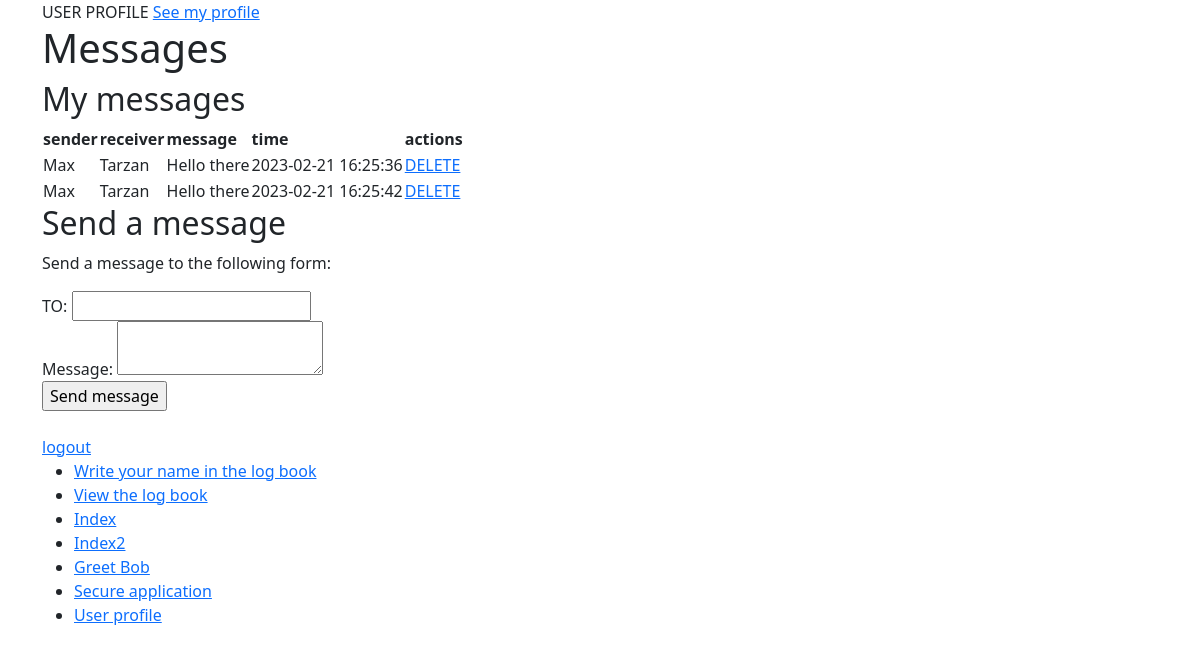
The app's page /User/profile (signed in), older data.
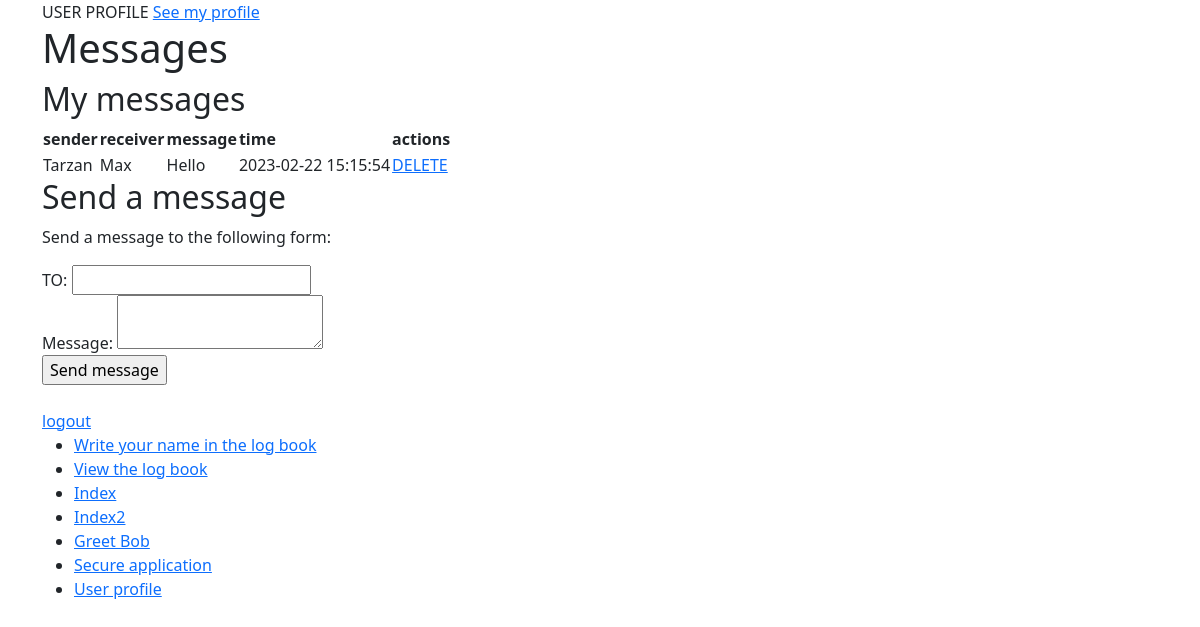
The same page, newer data.
### tables this page shows
CREATE TABLE `message` (
  `message_id` int(11) NOT NULL,
  `sender` int(11) NOT NULL,
  `receiver` int(11) NOT NULL,
  `message` text NOT NULL,
  `timestamp` timestamp NOT NULL DEFAULT current_timestamp()
);

CREATE TABLE `user` (
  `user_id` int(11) NOT NULL,
  `username` varchar(50) NOT NULL,
  `password_hash` varchar(72) NOT NULL
);

### app/core/Controller.php (called while the page is built, shortened)
<?php
class Controller{
	function view($name, $data = []){
		include('app/views/' . $name . '.php');
	}
}

### app/controllers/User.php (called while the page is built, shortened)
<?php
class User extends \app\core\Controller{
	public function profile(){
		$message = new \app\models\Message();
		$messages = $message->getAllForUser($_SESSION['user_id']);
		$this->view('User/profile', $messages);
	}
}

### app/core/App.php (called while the page is built, shortened)
<?php
class App{
	function __construct(){
		$request = $this->parseUrl($_GET['url'] ?? '');
		$method = 'index';
		if(file_exists('app/controllers/' . $request[0] . '.php'))
		{
			unset($request[0]);
		}
		$controller = new $controller;
		if(isset($request[1]) && method_exists($controller, $request[1])){
			$method = $request[1];
			unset($request[1]);
		}
		$params = array_values($request);
		call_user_func_array([$controller, $method], $params);
	}
	function parseUrl($url){
		return explode('/', trim($url, '/'));
	}
}

### index.php (called while the page is built, shortened)
<?php
new app\core\App;

### app/core/Model.php (called while the page is built, shortened)
<?php
class Model{
	public function __construct(){
		$host = 'localhost';
		$dbname = 'webapplication';
		$user = 'root';
		$pass = '';
		try {
			$this->connection = new \PDO("mysql:host=$host;dbname=$dbname", $user, $pass);
		}
		catch(PDOException $e) {
			echo $e->getMessage();
		}
	}
}

### app/models/Message.php (called while the page is built, shortened)
<?php
class Message extends \app\core\Model{
	public function getAllForUser($user_id){
		$SQL = "SELECT message.message_id, message.message, message.timestamp, sendertable.username AS sender_name, `user`.username AS receiver_name FROM `message` JOIN `user` AS sendertable ON message.sender = sendertable.user_id JOIN `user` ON `user`.user_id = message.receiver WHERE sender=:sender OR receiver=:receiver";
		$STH = $this->connection->prepare($SQL);
		$data = ['receiver'=>$user_id, 'sender'=>$user_id];
		$STH->execute($data);
		$STH->setFetchMode(\PDO::FETCH_CLASS, 'app\\models\\Message');
		return $STH->fetchAll();
	}
}

### app/views/User/profile.php (the view)
<?php $this->view('shared/header','Register your account'); ?>
USER PROFILE
<a href="/Profile/index">See my profile</a>
<h1>Messages</h1>
<h2>My messages</h2>
<table>
	<tr><th>sender</th><th>receiver</th><th>message</th><th>time</th><th>actions</th></tr>
<?php
foreach ($data as $message) {
	echo "<tr>
		<td>$message->sender_name</td>
		<td>$message->receiver_name</td>
		<td>$message->message</td>
		<td>$message->timestamp</td>
		<td><a href='/Message/delete/$message->message_id'>DELETE</a></td>
	</tr>";
}
?>
</table>
<h2>Send a message</h2>
<p>Send a message to the following form: </p>
<form action='/Message/send' method='post'>
	<label>TO: <input type='text' name='receiver'></label></br>
	<label>Message: <textarea name='message'></textarea></label></br>
	<input type='submit' name='action' value='Send message'>
</form></br>
<a href='/User/logout'>logout</a>
<?php $this->view('shared/footer'); ?>

### app/views/shared/header.php (shortened to what this page needs)
<!DOCTYPE html>
<html>
<head>
	<link href="https://cdn.jsdelivr.net/npm/bootstrap@5.3.0-alpha1/dist/css/bootstrap.min.css" rel="stylesheet">
</head>
<body>
	<div class="container">

### app/views/shared/footer.php
<ul>
	<li><a href='/Main/logUser'>Write your name in the log book</a></li>
	<li><a href='/Main/viewUserLog'>View the log book</a></li>
	<li><a href='/Main/index'>Index</a></li>
	<li><a href='/Main/index2'>Index2</a></li>
	<li><a href='/Main/Greetings/Bob'>Greet Bob</a></li>
	<li><a href='/User/index'>Secure application</a></li>
	<li><a href='/User/profile'>User profile</a></li>
</ul>
</div>
</body>
</html>

Row changes from the older to the newer data that the page shows:
removed message: sender.username "Max", receiver.username "Tarzan", message "Hello there", timestamp "2023-02-21 16:25:36"
removed message: sender.username "Max", receiver.username "Tarzan", message "Hello there", timestamp "2023-02-21 16:25:42"
added message: sender.username "Tarzan", receiver.username "Max", message "Hello", timestamp "2023-02-22 15:15:54"
